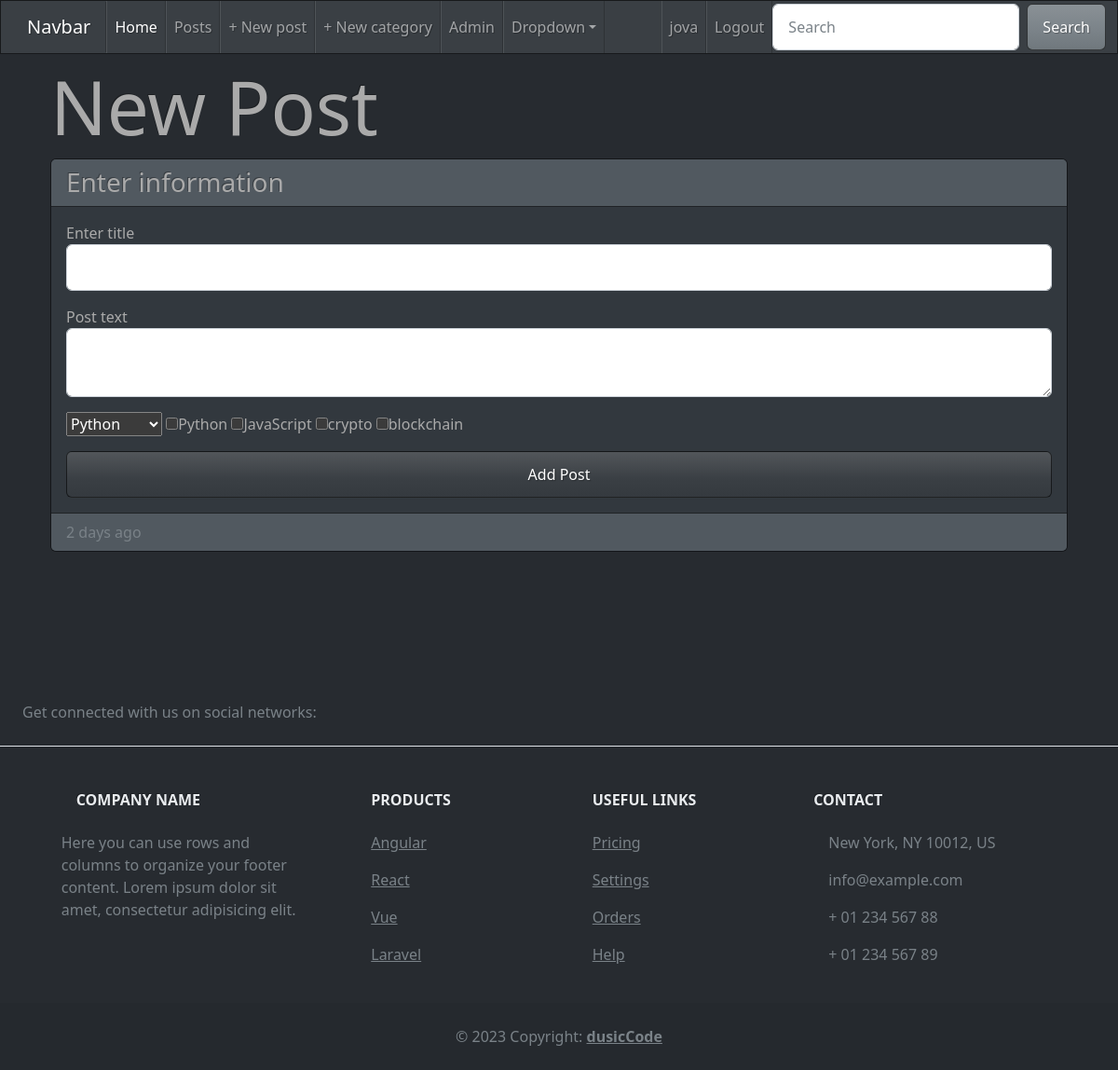
The app's page /new-post (signed in) with its own data.
### app.py (models this page shows, shortened)
class User(db.Model, UserMixin):
    id = db.Column(db.Integer, primary_key=True)
    username = db.Column(db.String(80), unique=True, nullable=False)
    email = db.Column(db.String(120), unique=True, nullable=False)
    password = db.Column(db.String(120), nullable=False)
    posts = db.relationship('Post', backref='author', lazy=True)
    comments = db.relationship('Comment', backref='author', lazy=True)
    joined_at = db.Column(db.DateTime, nullable=False, default=datetime.utcnow)

class Category(db.Model):
    id = db.Column(db.Integer, primary_key=True)
    name = db.Column(db.String(80), unique=True, nullable=False)
    post_categories = db.Table('post_categories',
    db.Column('post_id', db.Integer, db.ForeignKey('post.id'), primary_key=True),
    db.Column('category_id', db.Integer, db.ForeignKey('category.id'), primary_key=True))
    created_at = db.Column(db.DateTime, nullable=False, default=datetime.utcnow)

### app.py (the view, shortened to what this page needs)
@app.route('/new-post', methods=['GET', 'POST'])
@login_required
def new_post():
    categories = Category.query.all()
    return render_template('new-post.html', user=current_user, categories=categories)

### app.py (called while the page is built)
@login_manager.user_loader
def load_user(user_id):
    return User.query.get(int(user_id))

### templates/new-post.html
{% extends 'base.html' %}
{% block context %}
<div class="container">
    <div class="row">
        <div class="col">
            <h1 class="display-1 my-2">New Post</h1>
            <div class="card mb-3">
              <h3 class="card-header">Enter information</h3>
                <div class="card-body">
                    <form action="" method="post">
                        <div class="form-group mb-3">
                          <label for="title">Enter title</label>
                          <input type="text" id="title" name="title" placehonder="Enter your title" class="form-control">
                        </div>
                        <div class="form-group mb-3">
                          <label for="password">Post text</label>
                          <textarea type="text" id="text" name="text" placehonder="Enter text" class="form-control"></textarea>
                        </div>
                        <select name="category" id="category">
                            {% for cat in categories %}
                            <option value="{{ cat.name }}">{{ cat.name }}</option>
                            {% endfor %}
                          </select>
                          {% for cat in categories %}
                          <input type="checkbox" id="cat" name="category" value="{{ cat.name }}">{{ cat.name }}</>
                          {% endfor %}
                         <div class="d-grid gap-2">
                          <button class="btn btn-primary mt-3" type="submit">Add Post</button>
                        </div>
                      </form>
                </div>
                <div class="card-footer text-muted">
                  2 days ago
                </div>
              </div>
        </div>
    </div>
</div>
{% endblock %}

### templates/base.html (shortened to what this page needs)
<!DOCTYPE html>
<html lang="en">
<head>
    <link rel="stylesheet" href="{{ url_for('static', filename='css/state.css') }}">
    <link rel="stylesheet" href="https://cdn.jsdelivr.net/npm/bootstrap-icons@1.10.3/font/bootstrap-icons.css">
</head>
<body>
    <nav class="navbar navbar-expand-lg navbar-dark bg-primary">
        <div class="container-fluid">
          <a class="navbar-brand" href="#">Navbar</a>
          <div class="collapse navbar-collapse" id="navbarColor01">
            <ul class="navbar-nav me-auto">
              {% if user.is_authenticated %}
              <li class="nav-item">
                <a class="nav-link active" href="{{ url_for('index') }}">Home
                </a>
              </li>
              <li class="nav-item">
                <a class="nav-link" href="{{ url_for('posts') }}">Posts</a>
              </li>
              <li class="nav-item">
                <a class="nav-link" href="{{ url_for('new_post') }}">+ New post</a>
              </li>
              <li class="nav-item">
                <a class="nav-link" href="{{ url_for('new_category') }}" data-bs-toggle="modal" data-bs-target="#new_category">+ New category</a>
              </li>
              <li class="nav-item">
                <a class="nav-link" href="/admin">Admin</a>
              </li>
              <li class="nav-item dropdown">
                <a class="nav-link dropdown-toggle" data-bs-toggle="dropdown" href="#" role="button" aria-haspopup="true" aria-expanded="false">Dropdown</a>
              </li>
              {% endif %}
            </ul>
            <ul class="navbar-nav">
              {% if user.is_authenticated %}
            <li class="nav-item">
              <a class="nav-link" href="{{ url_for('user') }}">{{ current_user.username }}</a>
            </li>
              <li class="nav-item">
                <a class="nav-link" href="{{ url_for('logout') }}">Logout</a>
            {% endif %}
            </ul>
            <form class="d-flex">
              <input class="form-control me-sm-2" type="search" placeholder="Search">
              <button class="btn btn-secondary my-2 my-sm-0" type="submit">Search</button>
            </form>
          </div>
        </div>
      </nav>
    <div class="container" style="min-height: calc(100vh - 130px)">
      {% block context %}
      {% endblock %}
  </div>
    {% include 'footer.html' %}
</body>
</html>

### records on screen
User: username "jova"
Category: name "Python"
Category: name "JavaScript"
Category: name "crypto"
Category: name "blockchain"

### other values on screen
form field category "Python"
